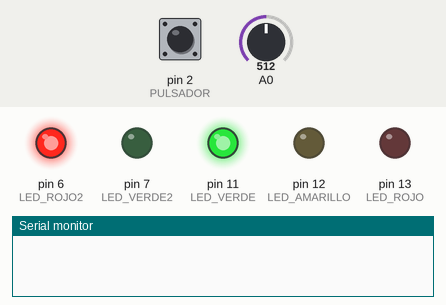
Recording of a sketch running on a simulated Arduino Uno, built with avr-gcc and run on an emulated ATmega328P. On the bench: output pins drawn as LEDs (lit = HIGH), the last lines printed to the serial monitor. The test bench sets the inputs (shaded band); at power-on: pin 2 (PULSADOR) LOW, A0 = 512.

Above: at 1.2 s.
1.3 s: pin 2 (PULSADOR) pulled HIGH for 0.15 s
At 2.7 s:
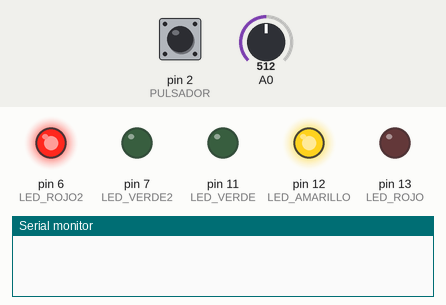
At 4.1 s:
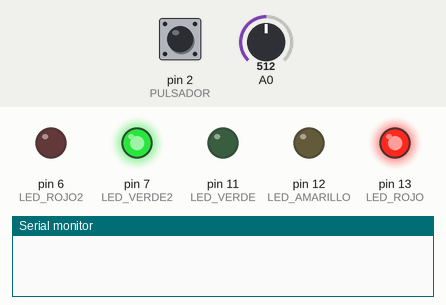
4.4 s: pin 2 (PULSADOR) pulled HIGH for 3.2 s
At 7.1 s:
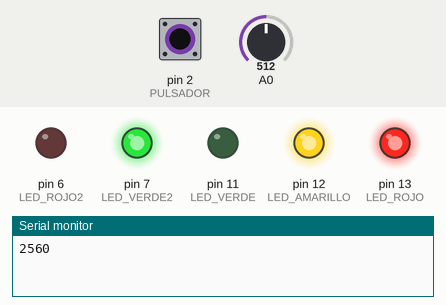
Timing chart, 0 to 11.9 s (numbered marks = the images above; inputs shaded):
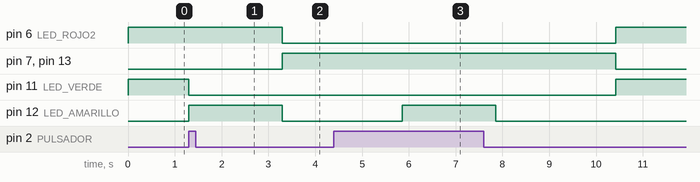

Measured:
- after the input at 1.3 s, pin 6 (LED_ROJO2): HIGH → LOW after 2.0 s; pin 7 (LED_VERDE2), pin 13 (LED_ROJO): LOW → HIGH after 2.0 s; pin 11 (LED_VERDE): HIGH → LOW at once; pin 12 (LED_AMARILLO): LOW → HIGH at once, → LOW 2.0 s later
- after the input at 4.4 s, pin 6 (LED_ROJO2), pin 11 (LED_VERDE): LOW → HIGH after 6.0 s instead of 1.5 s; pin 7 (LED_VERDE2), pin 13 (LED_ROJO): HIGH → LOW after 6.0 s instead of 1.5 s; pin 12 (LED_AMARILLO): LOW → HIGH after 1.5 s, → LOW 2.0 s later

The sketch:

Practica_4Semaforo.ino
```cpp
//programa de un semaforo

 int PULSADOR = 2;                 //pin donde se encuentrea la entrada (pushbuton)
 //pines donde se encuentra los y declarados con su respectivo color led
 int LED_ROJO = 13;
 int LED_AMARILLO = 12;
 int LED_VERDE = 11;
 int LED_ROJO2 =  6;
 int LED_VERDE2 = 7;

void setup() {
 Serial.begin(9600);                //iniciación serial con el potenciometro
 pinMode (PULSADOR, INPUT);         //configuracion del pulsador como entrada

 // configuración de lso led como entrada
 pinMode (LED_ROJO, OUTPUT);
 pinMode (LED_AMARILLO, OUTPUT);
 pinMode (LED_VERDE, OUTPUT);
 pinMode (LED_ROJO2, OUTPUT);
 pinMode (LED_VERDE2, OUTPUT);

}

void loop() {
//se declara la variable tiempo que esta en la entrada A0 y se multiplica por 5 para que se espere mas tiempo
int Tiempo= analogRead(A0)*5;

 // declaración de condicional para conocer estado del pulsador
if (digitalRead (PULSADOR)==HIGH)     //si se pulsa el boton realizara la acción del bloque
{
digitalWrite(LED_VERDE, LOW);
digitalWrite(LED_AMARILLO,HIGH);
delay(2000);
digitalWrite(LED_AMARILLO,LOW);
digitalWrite(LED_ROJO2,LOW);
digitalWrite(LED_ROJO,HIGH );
digitalWrite(LED_VERDE2,HIGH);
delay(Tiempo);
Serial.println(Tiempo);

}else{                                //si no esta pulsado realizara el bloque siquiente
digitalWrite(LED_VERDE,HIGH);
digitalWrite(LED_ROJO, LOW);
digitalWrite(LED_ROJO2,HIGH);
digitalWrite(LED_VERDE2,LOW);
}


}
```
